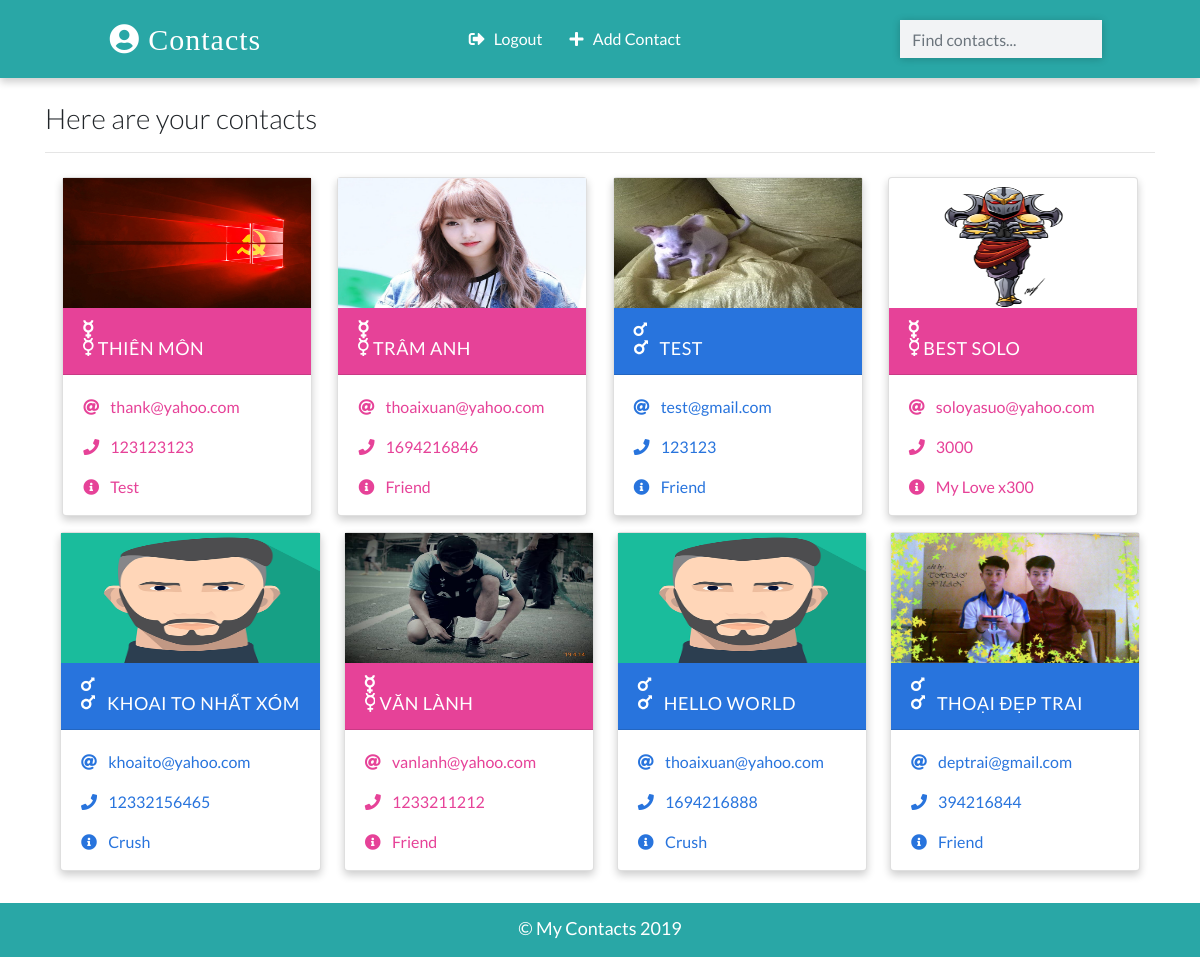
The app's page / (signed in) with its own data.
### app/models.py (models this page shows, shortened)
class Contact(models.Model):
    name = models.CharField(max_length=20)
    email = models.EmailField(max_length=120)
    phone = models.IntegerField()
    info = models.CharField(max_length=30)
    gender = models.CharField(max_length=50, choices=(
        ('male','Male'),
        ('female','Female')
    ))
    image = models.ImageField(upload_to='images/',blank=True)
    date_added = models.DateTimeField(default=datetime.now)
    class Meta:
        ordering =['-id']

### app/views.py (the view)
# urls.py: path('',views.HomePageView.as_view(),name="home"),
class HomePageView(LoginRequiredMixin, ListView):
    template_name='index.html'
    model= Contact
    context_object_name ='contacts'

### templates/index.html (shortened to what this page needs)
{% extends 'base.html' %}
{% load static %}
{% block content %}
<div class="container">
  <h3 class="heading font-weight-light">Here are your contacts</h3>
  <hr />
</div>
<div class="container main-part">
{% if contacts %}
{% for contact in contacts %}
{% include 'partials/_card.html' %}
{% endfor %}
{% else %}
<p class="d-block font-weight-light my-2 heading">No Contacts</p>
{% endif %}
</div>
{% endblock content %}

### templates/base.html (shortened to what this page needs)
{% load static %}
<!DOCTYPE html>
<html lang="en">
  <head>
    <link
      rel="stylesheet"
      href="https://stackpath.bootstrapcdn.com/bootstrap/4.2.1/css/bootstrap.min.css"
    />
    <link rel="stylesheet" href="{% static './css/main.css' %}" />
    <link
      rel="stylesheet"
      href="https://use.fontawesome.com/releases/v5.6.3/css/all.css"
    />
  </head>
  <body>
    <nav>
      <a class="logo" href="{% url 'home' %}">
        <i class="fas fa-user-circle"></i>&nbsp;Contacts
      </a>
      <p class="feature-link m-0 p-0">
      {% if request.user.is_authenticated %}
      <a href="{%url 'logout' %}" class="mr-4 text-white">
      <i class="fas fa-sign-out-alt"></i> &nbsp; Logout
      </a>
      <a href="{%url 'create' %}" class="mr-4 text-white">
      <i class="fas fa-plus"></i> &nbsp; Add Contact
      </a>
      {% endif %}
      </p>
      <form class="form-inline my-2" action="{% url 'search' %}" method="GET">
        <input
          class="form-control search-box"
          type="search"
          placeholder="Find contacts..."
          name="search_term"
        />
      </form>
    </nav>
    <br />
    {% block content %}
    {% endblock content %}
    <footer class="mt-4 p-2">
      <p class="text-center p-1 m-0">&copy; My Contacts 2019</p>
    </footer>
  </body>
</html>

### templates/partials/_card.html (shortened to what this page needs)
{% load static %}
{% if contact.gender == 'male' %}
  <div class="card my-2 mx-2 boy-card {% if 'detail' in request.path%}mx-auto w-25{%endif%}">
    <img src="{% if contact.image %}
    {{contact.image.url}}
    {% else %}
    {% static './images/boy.png' %}
    {% endif %}" class="img-fluid" />
    <div class="card-header">
      <a href="{% url 'detail' contact.id %}" class="text-white header-link"
        ><i class="fas fa-mars mr-2"></i> {{contact.name}}</a
      >
    </div>
    <div class="card-body pb-0">
      <p>
        <i class="fas fa-at mr-2"></i>
        <a href="mailto:{{contact.name}}">{{contact.email}}</a>
      </p>
      <p>
        <i class="fas fa-phone mr-2"></i>
        <a href="tel:{{contact.phone}}">{{contact.phone}}</a>
      </p>
      <p><i class="fas fa-info-circle mr-2"></i> {{contact.info}}</p>
    </div>
  </div>
{% else %}
<div class="card my-2 mx-2 girl-card">
    <img src="{% if contact.image %}
    {{contact.image.url}}
    {% else %}
    {% static './images/girl.png' %}
    {% endif %}" class="img-fluid" />
    <div class="card-header">
      <a href="{% url 'detail' contact.id %}" class="text-white header-link"
        ><i class="fas fa-mercury"></i> {{contact.name}}</a
      >
    </div>
    <div class="card-body pb-0">
      <p>
        <i class="fas fa-at mr-2"></i>
        <a href="mailto:{{contact.name}}">{{contact.email}}</a>
      </p>
      <p>
        <i class="fas fa-phone mr-2"></i>
        <a href="tel:{{contact.phone}}">{{contact.phone}}</a>
      </p>
      <p><i class="fas fa-info-circle mr-2"></i> {{contact.info}}</p>
    </div>
  </div>
{% endif %}

### static/css/main.css (style rules this page uses)
:root { --back: #29a7a6; --girl: #e64298; --boy: #2874dd; }
body { font-family: Lato, sans-serif; }
nav { font-weight: light; display: flex; justify-content: space-around; background-color: var(--back); align-items: center; padding-top: 12px; padding-bottom: 12px; box-shadow: 0 4px 8px 0 rgba(0, 0, 0, 0.2); }
.logo { font-size: 30px; letter-spacing: 1px; color: white; padding: 2px 12px; border-radius: 8px; font-family: cursive; }
.search-box { border-radius: 0px !important; width: 250px; border: none !important; background-color: #f2f3f5 !important; box-shadow: 0 1px 8px 0 rgba(0, 0, 0, 0.2); }
.feature-link { margin-top: 5px !important; margin-bottom: 5px !important; }
.card { box-shadow: 0 4px 8px 0 rgba(0, 0, 0, 0.2); transition: 0.3s; min-width: 250px; box-sizing: border-box; }
img { height: 130px !important; }
.card-header { font-size: 18px; letter-spacing: 0.5px; text-transform: uppercase; }
.boy-card .card-header { background-color: var(--boy); }
.boy-card .card-body, .boy-card .card-body p a { color: var(--boy); }
.girl-card .card-header { background-color: var(--girl); }
.girl-card .card-body, .girl-card .card-body p a { color: var(--girl); }
.card-body p { cursor: pointer; }
.main-part { display: flex; flex-wrap: wrap; justify-content: space-evenly; }
footer { background-color: var(--back); color: white; font-size: 18px; border-bottom: 3px solid var(--back); }

### records on screen
Contact: image (picture), name "THIÊN MÔN", email "thank@yahoo.com", phone "123123123", info "Test"
Contact: image (picture), name "TRÂM ANH", email "thoaixuan@yahoo.com", phone "1694216846", info "Friend"
Contact: image (picture), name "TEST", email "test@gmail.com", phone "123123", info "Friend"
Contact: image (picture), name "BEST SOLO", email "soloyasuo@yahoo.com", phone "3000", info "My Love x300"
Contact: name "KHOAI TO NHẤT XÓM", email "khoaito@yahoo.com", phone "12332156465", info "Crush"
Contact: image (picture), name "VĂN LÀNH", email "vanlanh@yahoo.com", phone "1233211212", info "Friend"
Contact: name "HELLO WORLD", email "thoaixuan@yahoo.com", phone "1694216888", info "Crush"
Contact: image (picture), name "THOẠI ĐẸP TRAI", email "deptrai@gmail.com", phone "394216844", info "Friend"
